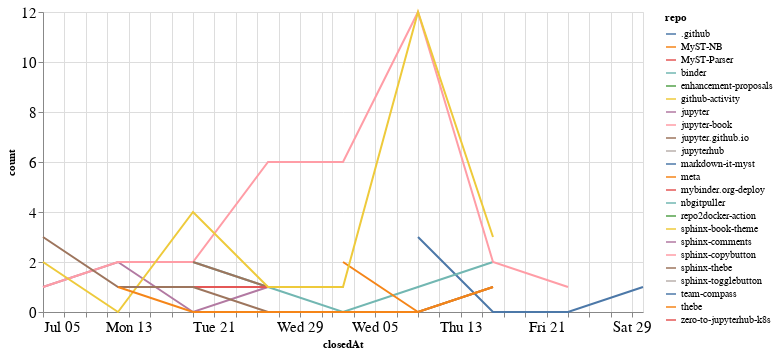

Notebook cell for this chart:
### Code cell
closed_by_time = closed_by.groupby('repo').resample('W', on='closedAt').count()['author'].reset_index()
closed_by_time = closed_by_time.rename(columns={'author': 'count'})

alt.Chart(closed_by_time, width=600).mark_line().encode(
    x='closedAt',
    y='count',
    color='repo',
    tooltip="repo"
)

### Figure 1 — Vega-Lite specification as saved in the notebook (floating-point values rounded to 4 significant figures)
{"config": {"axisLeft": {"labelFontSize": 15}, "axisBottom": {"labelFontSize": 15}}, "data": {"name": "data-4de8ed479a1299999ec6d9f92b85c16b"}, "mark": "line", "encoding": {"color": {"type": "nominal", "field": "repo"}, "tooltip": {"type": "nominal", "field": "repo"}, "x": {"type": "temporal", "field": "closedAt"}, "y": {"type": "quantitative", "field": "count"}}, "width": 600, "$schema": "https://vega.github.io/schema/vega-lite/v4.8.1.json", "datasets": {"data-4de8ed479a1299999ec6d9f92b85c16b": [{"repo": ".github", "closedAt": "2020-08-09T00:00:00", "count": 3}, {"repo": ".github", "closedAt": "2020-08-16T00:00:00", "count": 0}, {"repo": ".github", "closedAt": "2020-08-23T00:00:00", "count": 0}, {"repo": ".github", "closedAt": "2020-08-30T00:00:00", "count": 1}, {"repo": "MyST-NB", "closedAt": "2020-07-19T00:00:00", "count": 1}, {"repo": "MyST-Parser", "closedAt": "2020-07-12T00:00:00", "count": 1}, {"repo": "MyST-Parser", "closedAt": "2020-07-19T00:00:00", "count": 1}, {"repo": "binder", "closedAt": "2020-07-19T00:00:00", "count": 2}, {"repo": "binder", "closedAt": "2020-07-26T00:00:00", "count": 1}, {"repo": "binder", "closedAt": "2020-08-02T00:00:00", "count": 0}, {"repo": "binder", "closedAt": "2020-08-09T00:00:00", "count": 1}, {"repo": "binder", "closedAt": "2020-08-16T00:00:00", "count": 2}, {"repo": "enhancement-proposals", "closedAt": "2020-08-30T00:00:00", "count": 1}, {"repo": "github-activity", "closedAt": "2020-08-09T00:00:00", "count": 2}, {"repo": "jupyter", "closedAt": "2020-07-05T00:00:00", "count": 1}, {"repo": "jupyter", "closedAt": "2020-07-12T00:00:00", "count": 2}, {"repo": "jupyter", "closedAt": "2020-07-19T00:00:00", "count": 0}, {"repo": "jupyter", "closedAt": "2020-07-26T00:00:00", "count": 1}, {"repo": "jupyter-book", "closedAt": "2020-07-05T00:00:00", "count": 1}, {"repo": "jupyter-book", "closedAt": "2020-07-12T00:00:00", "count": 2}, {"repo": "jupyter-book", "closedAt": "2020-07-19T00:00:00", "count": 2}, {"repo": "jupyter-book", "closedAt": "2020-07-26T00:00:00", "count": 6}, {"repo": "jupyter-book", "closedAt": "2020-08-02T00:00:00", "count": 6}, {"repo": "jupyter-book", "closedAt": "2020-08-09T00:00:00", "count": 12}, {"repo": "jupyter-book", "closedAt": "2020-08-16T00:00:00", "count": 2}, {"repo": "jupyter-book", "closedAt": "2020-08-23T00:00:00", "count": 1}, {"repo": "jupyter.github.io", "closedAt": "2020-07-19T00:00:00", "count": 2}, {"repo": "jupyter.github.io", "closedAt": "2020-07-26T00:00:00", "count": 1}, {"repo": "jupyterhub", "closedAt": "2020-07-12T00:00:00", "count": 1}, {"repo": "markdown-it-myst", "closedAt": "2020-08-09T00:00:00", "count": 1}, {"repo": "meta", "closedAt": "2020-08-02T00:00:00", "count": 2}, {"repo": "meta", "closedAt": "2020-08-09T00:00:00", "count": 0}, {"repo": "meta", "closedAt": "2020-08-16T00:00:00", "count": 1}, {"repo": "mybinder.org-deploy", "closedAt": "2020-07-19T00:00:00", "count": 1}, {"repo": "mybinder.org-deploy", "closedAt": "2020-07-26T00:00:00", "count": 1}, {"repo": "nbgitpuller", "closedAt": "2020-07-12T00:00:00", "count": 1}, {"repo": "repo2docker-action", "closedAt": "2020-07-26T00:00:00", "count": 1}, {"repo": "sphinx-book-theme", "closedAt": "2020-07-05T00:00:00", "count": 2}, {"repo": "sphinx-book-theme", "closedAt": "2020-07-12T00:00:00", "count": 0}, {"repo": "sphinx-book-theme", "closedAt": "2020-07-19T00:00:00", "count": 4}, {"repo": "sphinx-book-theme", "closedAt": "2020-07-26T00:00:00", "count": 1}, {"repo": "sphinx-book-theme", "closedAt": "2020-08-02T00:00:00", "count": 1}, {"repo": "sphinx-book-theme", "closedAt": "2020-08-09T00:00:00", "count": 12}, {"repo": "sphinx-book-theme", "closedAt": "2020-08-16T00:00:00", "count": 3}, {"repo": "sphinx-comments", "closedAt": "2020-08-16T00:00:00", "count": 4}, {"repo": "sphinx-copybutton", "closedAt": "2020-07-26T00:00:00", "count": 2}, {"repo": "sphinx-thebe", "closedAt": "2020-07-05T00:00:00", "count": 3}, {"repo": "sphinx-thebe", "closedAt": "2020-07-12T00:00:00", "count": 1}, {"repo": "sphinx-thebe", "closedAt": "2020-07-19T00:00:00", "count": 1}, {"repo": "sphinx-thebe", "closedAt": "2020-07-26T00:00:00", "count": 0}, {"repo": "sphinx-thebe", "closedAt": "2020-08-02T00:00:00", "count": 0}, {"repo": "sphinx-thebe", "closedAt": "2020-08-09T00:00:00", "count": 0}, {"repo": "sphinx-thebe", "closedAt": "2020-08-16T00:00:00", "count": 1}, {"repo": "sphinx-togglebutton", "closedAt": "2020-08-09T00:00:00", "count": 3}, {"repo": "team-compass", "closedAt": "2020-07-26T00:00:00", "count": 1}, {"repo": "thebe", "closedAt": "2020-07-12T00:00:00", "count": 1}, {"repo": "thebe", "closedAt": "2020-07-19T00:00:00", "count": 0}, {"repo": "thebe", "closedAt": "2020-07-26T00:00:00", "count": 0}, {"repo": "thebe", "closedAt": "2020-08-02T00:00:00", "count": 0}, {"repo": "thebe", "closedAt": "2020-08-09T00:00:00", "count": 0}, {"repo": "thebe", "closedAt": "2020-08-16T00:00:00", "count": 1}, {"repo": "zero-to-jupyterhub-k8s", "closedAt": "2020-07-05T00:00:00", "count": 1}]}}
